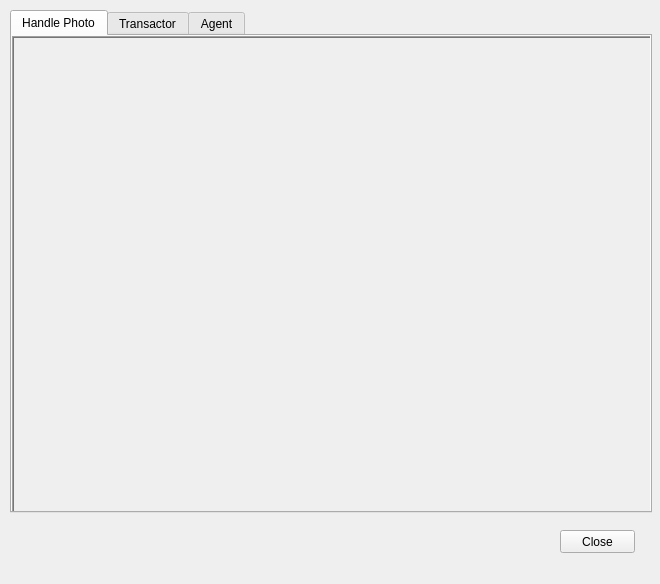
<?xml version="1.0" encoding="UTF-8"?>
<ui version="4.0">
 <class>HistoryViewer</class>
 <widget class="QWidget" name="HistoryViewer">
  <property name="geometry">
   <rect>
    <x>0</x>
    <y>0</y>
    <width>660</width>
    <height>584</height>
   </rect>
  </property>
  <property name="windowTitle">
   <string>HistoryViewer</string>
  </property>
  <widget class="QTabWidget" name="tabWidget">
   <property name="geometry">
    <rect>
     <x>10</x>
     <y>10</y>
     <width>642</width>
     <height>503</height>
    </rect>
   </property>
   <property name="autoFillBackground">
    <bool>true</bool>
   </property>
   <property name="currentIndex">
    <number>0</number>
   </property>
   <widget class="QWidget" name="tab">
    <property name="autoFillBackground">
     <bool>true</bool>
    </property>
    <attribute name="title">
     <string>Handle Photo</string>
    </attribute>
    <widget class="QLabel" name="label">
     <property name="geometry">
      <rect>
       <x>0</x>
       <y>0</y>
       <width>640</width>
       <height>480</height>
      </rect>
     </property>
     <property name="autoFillBackground">
      <bool>true</bool>
     </property>
     <property name="frameShape">
      <enum>QFrame::WinPanel</enum>
     </property>
     <property name="frameShadow">
      <enum>QFrame::Sunken</enum>
     </property>
     <property name="text">
      <string/>
     </property>
    </widget>
   </widget>
   <widget class="QWidget" name="tab_2">
    <property name="autoFillBackground">
     <bool>true</bool>
    </property>
    <attribute name="title">
     <string>Transactor</string>
    </attribute>
    <widget class="QLabel" name="label_2">
     <property name="geometry">
      <rect>
       <x>0</x>
       <y>21</y>
       <width>337</width>
       <height>428</height>
      </rect>
     </property>
     <property name="frameShape">
      <enum>QFrame::WinPanel</enum>
     </property>
     <property name="frameShadow">
      <enum>QFrame::Sunken</enum>
     </property>
     <property name="text">
      <string/>
     </property>
    </widget>
   </widget>
   <widget class="QWidget" name="tab_3">
    <property name="autoFillBackground">
     <bool>true</bool>
    </property>
    <attribute name="title">
     <string>Agent</string>
    </attribute>
    <widget class="QLabel" name="label_3">
     <property name="geometry">
      <rect>
       <x>0</x>
       <y>21</y>
       <width>337</width>
       <height>428</height>
      </rect>
     </property>
     <property name="frameShape">
      <enum>QFrame::WinPanel</enum>
     </property>
     <property name="frameShadow">
      <enum>QFrame::Sunken</enum>
     </property>
     <property name="text">
      <string/>
     </property>
    </widget>
   </widget>
  </widget>
  <widget class="QPushButton" name="pushButton">
   <property name="geometry">
    <rect>
     <x>560</x>
     <y>530</y>
     <width>75</width>
     <height>23</height>
    </rect>
   </property>
   <property name="text">
    <string>Close</string>
   </property>
  </widget>
 </widget>
 <layoutdefault spacing="6" margin="11"/>
 <resources/>
 <connections/>
</ui>
